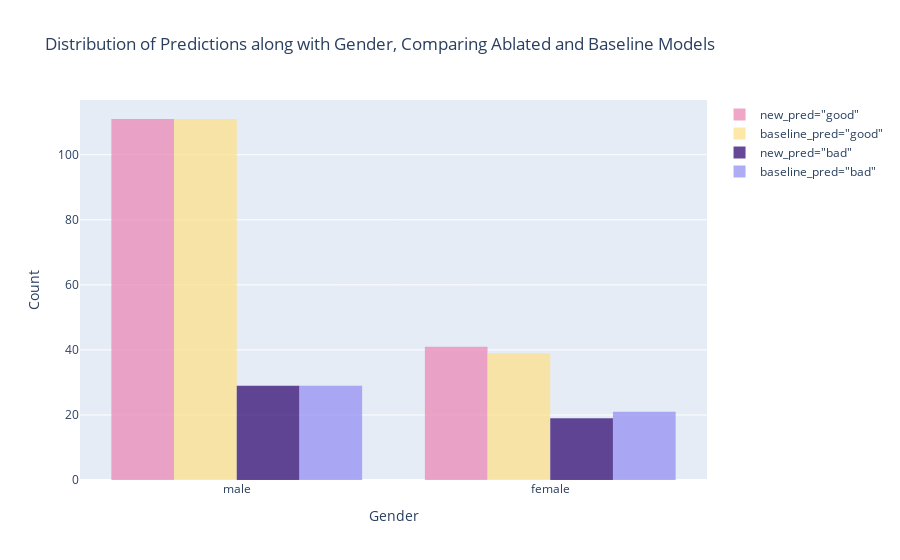

Write notebook code for a chart like this one.
### Markdown cell above
##### a. Distribution of Predictions by New Model

### Code cell
# visualize the results
fig = go.Figure()
fig.add_trace(go.Histogram(
    x=val_full[val_full['Risk_pred(protected=Sex, model=RF)']=='good']['Sex'],
    marker_color='#EB89B5',
    opacity=0.75,
    name='new_pred="good"'
))
fig.add_trace(go.Histogram(
    x=val_full[val_full[pred_col]=='good']['Sex'],
    marker_color='#FDE18A',
    opacity=0.75,
    name='baseline_pred="good"'
))
fig.add_trace(go.Histogram(
    x=val_full[val_full['Risk_pred(protected=Sex, model=RF)']=='bad']['Sex'],
    marker_color='#330C73',
    opacity=0.75,
    name='new_pred="bad"'
))
fig.add_trace(go.Histogram(
    x=val_full[val_full[pred_col]=='bad']['Sex'],
    marker_color='#9591F3',
    opacity=0.75,
    name='baseline_pred="bad"'
))
fig.update_layout(
    title_text='Distribution of Predictions along with Gender, Comparing Ablated and Baseline Models',
    xaxis_title='Gender',
    yaxis_title='Count'
)
fig.write_image('../results/anti-classification-sex.png', scale=3)
fig.show()

### Figure 1 — Plotly figure (JSON) as saved in the notebook; plotly's stock layout.template omitted (floating-point values rounded to 4 significant figures; data arrays with more than 128 entries replaced by an {"elided": "..."} marker saying what was removed)
{"data": [{"marker": {"color": "#EB89B5"}, "name": "new_pred=\"good\"", "opacity": 0.75, "type": "histogram", "x": {"elided": "152 str values"}}, {"marker": {"color": "#FDE18A"}, "name": "baseline_pred=\"good\"", "opacity": 0.75, "type": "histogram", "x": {"elided": "150 str values"}}, {"marker": {"color": "#330C73"}, "name": "new_pred=\"bad\"", "opacity": 0.75, "type": "histogram", "x": ["female", "female", "male", "male", "male", "female", "male", "male", "male", "male", "male", "female", "male", "female", "female", "male", "female", "male", "female", "female", "female", "male", "male", "female", "male", "male", "female", "female", "male", "female", "male", "male", "male", "male", "male", "male", "male", "female", "female", "female", "male", "male", "female", "male", "male", "female", "male", "male"]}, {"marker": {"color": "#9591F3"}, "name": "baseline_pred=\"bad\"", "opacity": 0.75, "type": "histogram", "x": ["female", "female", "male", "female", "male", "male", "male", "male", "male", "male", "female", "female", "male", "male", "female", "female", "male", "female", "female", "female", "female", "female", "male", "male", "female", "male", "female", "male", "male", "female", "male", "male", "male", "male", "male", "male", "female", "male", "male", "female", "female", "female", "male", "male", "female", "male", "male", "female", "male", "male"]}], "layout": {"title": {"text": "Distribution of Predictions along with Gender, Comparing Ablated and Baseline Models"}, "xaxis": {"title": {"text": "Gender"}}, "yaxis": {"title": {"text": "Count"}}}}
